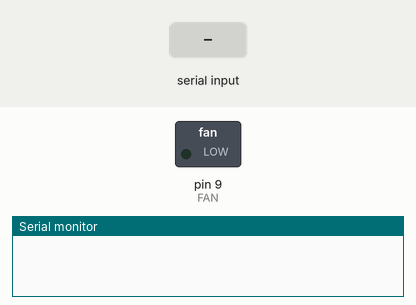
This sketch was run on a simulated Arduino Uno, built with avr-gcc and run on an emulated ATmega328P. Shown: switched loads named in the sketch (green lamp = pin HIGH), the last lines printed to the serial monitor. Inputs (shaded band) come from the test bench.

Above: at 1.2 s.
1.3 s: "90,45\n" received over Serial
At 2.4 s:
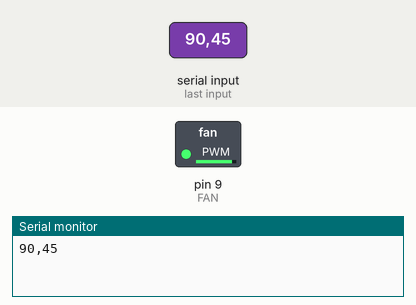
2.8 s: "5\n" received over Serial
At 3.2 s:
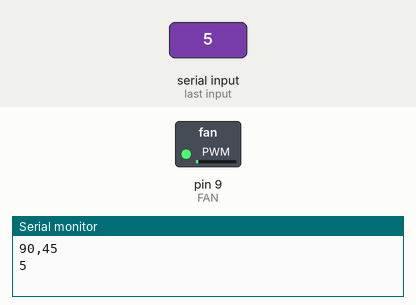
4.3 s: "30,150\n" received over Serial
At 4.7 s:
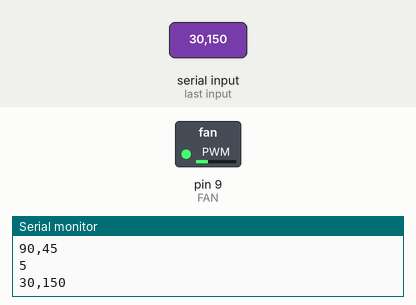
5.8 s: "90\n" received over Serial
At 6.8 s:
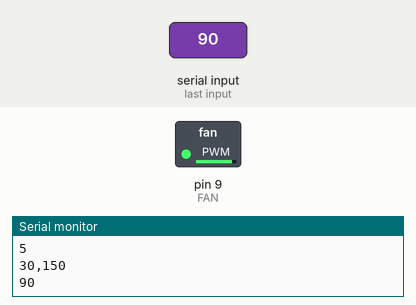
Timing chart, 0 to 8.3 s (numbered marks = the images above; inputs shaded):
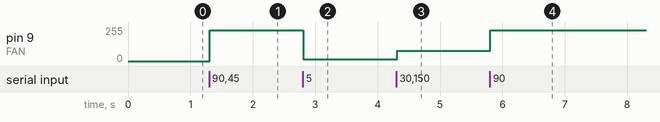

Measured:
- after the input at 1.3 s, pin 9 (FAN): 0/255 → 229/255 at once
- after the input at 2.8 s, pin 9 (FAN): 229/255 → 12/255 at once
- after the input at 4.3 s, pin 9 (FAN): 12/255 → 76/255 at once
- after the input at 5.8 s, pin 9 (FAN): 76/255 → 229/255 at once

The sketch:

FanSerial.ino
```cpp
#include <stdlib.h>
const int FAN = 9;

int fan_speed;

String readString;

void setup()
{
  Serial.begin(9600);
  pinMode(FAN, OUTPUT);
}

void loop()
{
  //SERIAL
  while (Serial.available())
  {
    char c = Serial.read();
    readString += c;
    delay(2);
  }

  if (readString.length()>0)
  {
    Serial.println(readString);
    int n = readString.toInt();

    if ((n>100) && (n<0))
    {
      Serial.println("please select a number in between 0 - 100");
    }
    else
    {
      fan_speed = (n*255) / 100;
      analogWrite(FAN, fan_speed);
    }

    readString="";
  }
}
```
